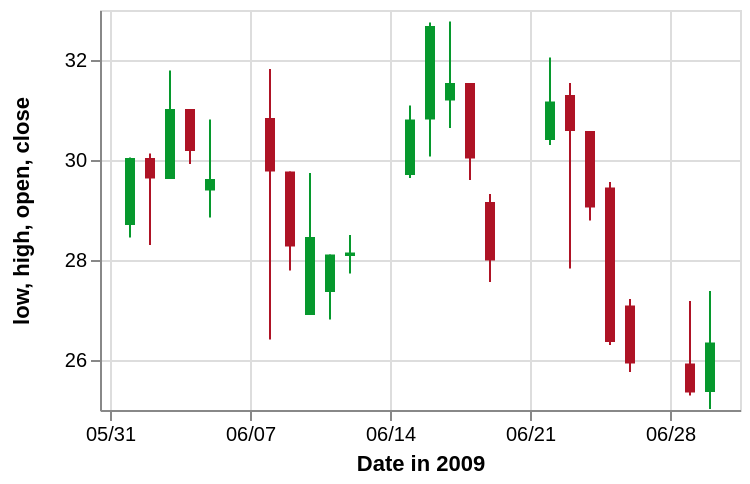

Write the Vega-Lite specification saved for this chart.
### Vega specification from a JSON file in a GitHub repository (floating-point values rounded to 4 significant figures)
{"$schema": "https://vega.github.io/schema/vega/v3.json", "description": "A candlestick chart inspired from Protovis(http://mbostock.github.io/protovis/ex/candlestick.html)", "autosize": "pad", "padding": 5, "width": 320, "height": 200, "style": "cell", "data": [{"name": "source_0", "values": [{"date": "2009-06-01", "open": 28.7, "high": 30.05, "low": 28.45, "close": 30.04, "signal": "short", "ret": -4.894}, {"date": "2009-06-02", "open": 30.04, "high": 30.13, "low": 28.3, "close": 29.63, "signal": "short", "ret": -0.3226}, {"date": "2009-06-03", "open": 29.62, "high": 31.79, "low": 29.62, "close": 31.02, "signal": "short", "ret": 3.687}, {"date": "2009-06-04", "open": 31.02, "high": 31.02, "low": 29.92, "close": 30.18, "signal": "short", "ret": 4.51}, {"date": "2009-06-05", "open": 29.39, "high": 30.81, "low": 28.85, "close": 29.62, "signal": "short", "ret": 6.084}, {"date": "2009-06-08", "open": 30.84, "high": 31.82, "low": 26.41, "close": 29.77, "signal": "short", "ret": 1.254}, {"date": "2009-06-09", "open": 29.77, "high": 29.77, "low": 27.79, "close": 28.27, "signal": "short", "ret": -5.024}, {"date": "2009-06-10", "open": 26.9, "high": 29.74, "low": 26.9, "close": 28.46, "signal": "short", "ret": -5.466}, {"date": "2009-06-11", "open": 27.36, "high": 28.11, "low": 26.81, "close": 28.11, "signal": "short", "ret": -8.374}, {"date": "2009-06-12", "open": 28.08, "high": 28.5, "low": 27.73, "close": 28.15, "signal": "short", "ret": -5.528}, {"date": "2009-06-15", "open": 29.7, "high": 31.09, "low": 29.64, "close": 30.81, "signal": "long", "ret": 3.492}, {"date": "2009-06-16", "open": 30.81, "high": 32.75, "low": 30.07, "close": 32.68, "signal": "short", "ret": 0.155}, {"date": "2009-06-17", "open": 31.19, "high": 32.77, "low": 30.64, "close": 31.54, "signal": "short", "ret": 5.828}, {"date": "2009-06-18", "open": 31.54, "high": 31.54, "low": 29.6, "close": 30.03, "signal": "short", "ret": 8.176}, {"date": "2009-06-19", "open": 29.16, "high": 29.32, "low": 27.56, "close": 27.99, "signal": "short", "ret": 8.599}, {"date": "2009-06-22", "open": 30.4, "high": 32.05, "low": 30.3, "close": 31.17, "signal": "short", "ret": 15.49}, {"date": "2009-06-23", "open": 31.3, "high": 31.54, "low": 27.83, "close": 30.58, "signal": "short", "ret": 11.74}, {"date": "2009-06-24", "open": 30.58, "high": 30.58, "low": 28.79, "close": 29.05, "signal": "long", "ret": -10.42}, {"date": "2009-06-25", "open": 29.45, "high": 29.56, "low": 26.3, "close": 26.36, "signal": "long", "ret": 0}, {"date": "2009-06-26", "open": 27.09, "high": 27.22, "low": 25.76, "close": 25.93, "signal": "long", "ret": 0}, {"date": "2009-06-29", "open": 25.93, "high": 27.18, "low": 25.29, "close": 25.35, "signal": "long", "ret": 5.263}, {"date": "2009-06-30", "open": 25.36, "high": 27.38, "low": 25.02, "close": 26.35, "signal": "long", "ret": 6.738}]}, {"name": "data_1", "source": "source_0", "transform": [{"type": "formula", "expr": "toDate(datum[\"date\"])", "as": "date"}, {"type": "formula", "expr": "toNumber(datum[\"low\"])", "as": "low"}, {"type": "formula", "expr": "toNumber(datum[\"high\"])", "as": "high"}, {"type": "formula", "as": "yearmonthdate_date", "expr": "datetime(year(datum[\"date\"]), month(datum[\"date\"]), date(datum[\"date\"]), 0, 0, 0, 0)"}, {"type": "filter", "expr": "datum[\"yearmonthdate_date\"] !== null && !isNaN(datum[\"yearmonthdate_date\"]) && datum[\"low\"] !== null && !isNaN(datum[\"low\"])"}]}, {"name": "data_2", "source": "source_0", "transform": [{"type": "formula", "expr": "toDate(datum[\"date\"])", "as": "date"}, {"type": "formula", "expr": "toNumber(datum[\"open\"])", "as": "open"}, {"type": "formula", "expr": "toNumber(datum[\"close\"])", "as": "close"}, {"type": "formula", "as": "yearmonthdate_date", "expr": "datetime(year(datum[\"date\"]), month(datum[\"date\"]), date(datum[\"date\"]), 0, 0, 0, 0)"}, {"type": "filter", "expr": "datum[\"yearmonthdate_date\"] !== null && !isNaN(datum[\"yearmonthdate_date\"]) && datum[\"open\"] !== null && !isNaN(datum[\"open\"])"}]}], "marks": [{"name": "layer_0_marks", "type": "rule", "style": ["rule"], "from": {"data": "data_1"}, "encode": {"update": {"stroke": [{"test": "datum.open < datum.close", "value": "#06982d"}, {"value": "#ae1325"}], "x": {"scale": "x", "field": "yearmonthdate_date"}, "y": {"scale": "y", "field": "low"}, "y2": {"scale": "y", "field": "high"}}}}, {"name": "layer_1_marks", "type": "rect", "style": ["bar"], "from": {"data": "data_2"}, "encode": {"update": {"fill": [{"test": "datum.open < datum.close", "value": "#06982d"}, {"value": "#ae1325"}], "xc": {"scale": "x", "field": "yearmonthdate_date"}, "width": {"value": 5}, "y": {"scale": "y", "field": "open"}, "y2": {"scale": "y", "field": "close"}}}}], "scales": [{"name": "x", "type": "time", "domain": {"fields": [{"signal": "{data: datetime(2009, 4, 31, 0, 0, 0, 0)}"}, {"signal": "{data: datetime(2009, 6, 1, 0, 0, 0, 0)}"}]}, "range": [0, {"signal": "width"}], "padding": 5}, {"name": "y", "type": "linear", "domain": {"fields": [{"data": "data_1", "field": "low"}, {"data": "data_1", "field": "high"}, {"data": "data_2", "field": "open"}, {"data": "data_2", "field": "close"}]}, "range": [{"signal": "height"}, 0], "zero": false, "nice": true}], "axes": [{"scale": "x", "orient": "bottom", "grid": false, "title": "Date in 2009", "labelFlush": true, "labelOverlap": true, "tickCount": {"signal": "ceil(width/40)"}, "encode": {"labels": {"update": {"text": {"signal": "timeFormat(datum.value, '%m/%d')"}}}}, "zindex": 1}, {"scale": "x", "orient": "bottom", "grid": true, "tickCount": {"signal": "ceil(width/40)"}, "gridScale": "y", "domain": false, "labels": false, "maxExtent": 0, "minExtent": 0, "ticks": false, "zindex": 0}, {"scale": "y", "orient": "left", "grid": false, "title": "low, high, open, close", "labelOverlap": true, "tickCount": {"signal": "ceil(height/40)"}, "zindex": 1}, {"scale": "y", "orient": "left", "grid": true, "tickCount": {"signal": "ceil(height/40)"}, "gridScale": "x", "domain": false, "labels": false, "maxExtent": 0, "minExtent": 0, "ticks": false, "zindex": 0}], "config": {"axisY": {"minExtent": 30}}}
